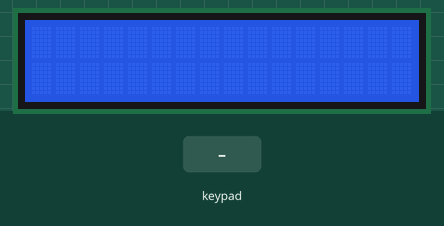
Simulated run of this sketch. Board: Arduino Uno, built with avr-gcc and run on an emulated ATmega328P. Shown: 16×2 character LCD. Inputs (shaded band) come from the test bench.

Above: at 1.2 s.
1.3 s: keypad keys 1 3 1 0 9 * pressed 0.4 s apart
At 4.5 s:
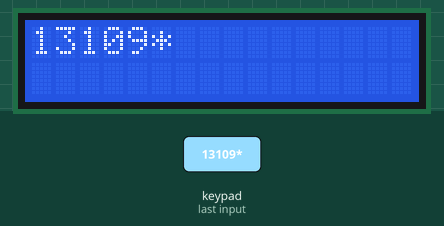
5.2 s: key '*' pressed
At 6.2 s:
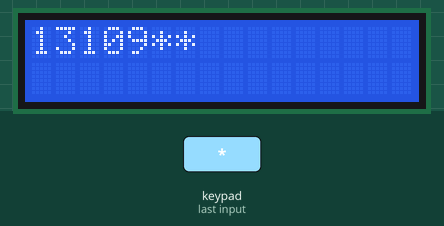
6.7 s: keypad keys 1 3 9 7 2 * pressed 0.4 s apart
At 10.0 s:
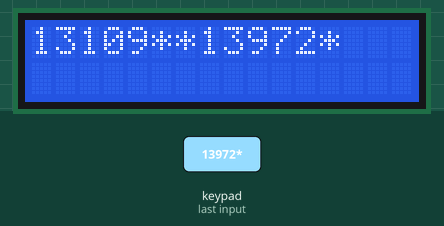
10.6 s: key '*' pressed
At 11.3 s:
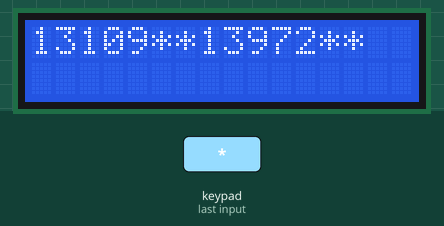
12.1 s: key '*' pressed
At 12.5 s:
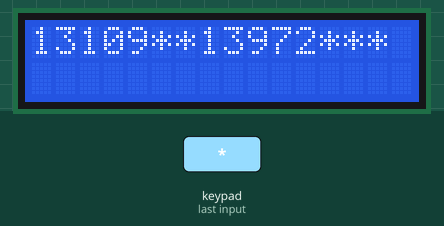
13.6 s: key '*' pressed
At 14.9 s:
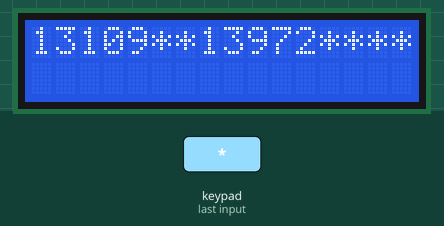
Timing chart, 0 to 16.1 s (numbered marks = the images above; inputs shaded):
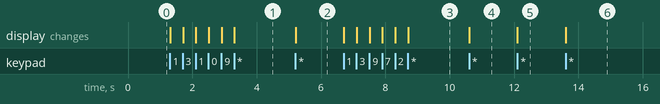

Measured:
- after the input at 1.3 s, the display: first changes at once (image 1 shows a later state)
- after the input at 5.2 s, the display: changes at once (image 2)
- after the input at 6.7 s, the display: first changes at once (image 3 shows a later state)
- after the input at 10.6 s, the display: changes at once (image 4)
- after the input at 12.1 s, the display: changes at once (image 5)
- after the input at 13.6 s, the display: changes at once (image 6)

The sketch:

task5_KeypadPhoneNumberK.ino
```cpp
#include<Keypad.h>
#include<LiquidCrystal.h>
LiquidCrystal lcd(12, 11, 5, 4, 3, 2);
const byte ROWS=4;
const byte COLS=3;
char keys[ROWS][COLS]={
  {'1','2','3'},
  {'4','5','6'},
  {'7','8','9'},
  {'*','0','*'}
  };
  byte rowpins[ROWS]={8, 7, 6, A5};
  byte colpins[COLS]={13, 10, 9};
 Keypad keypad = Keypad( makeKeymap(keys),rowpins,colpins,ROWS,COLS);

void setup() {
  lcd.begin(16,2);
  // put your setup code here, to run once:
Serial.begin(9600);
}

void loop() {
  // put your main code here, to run repeatedly:
  char key=keypad.getKey();
  if(key){
    lcd.print(key);
  }
}
```
